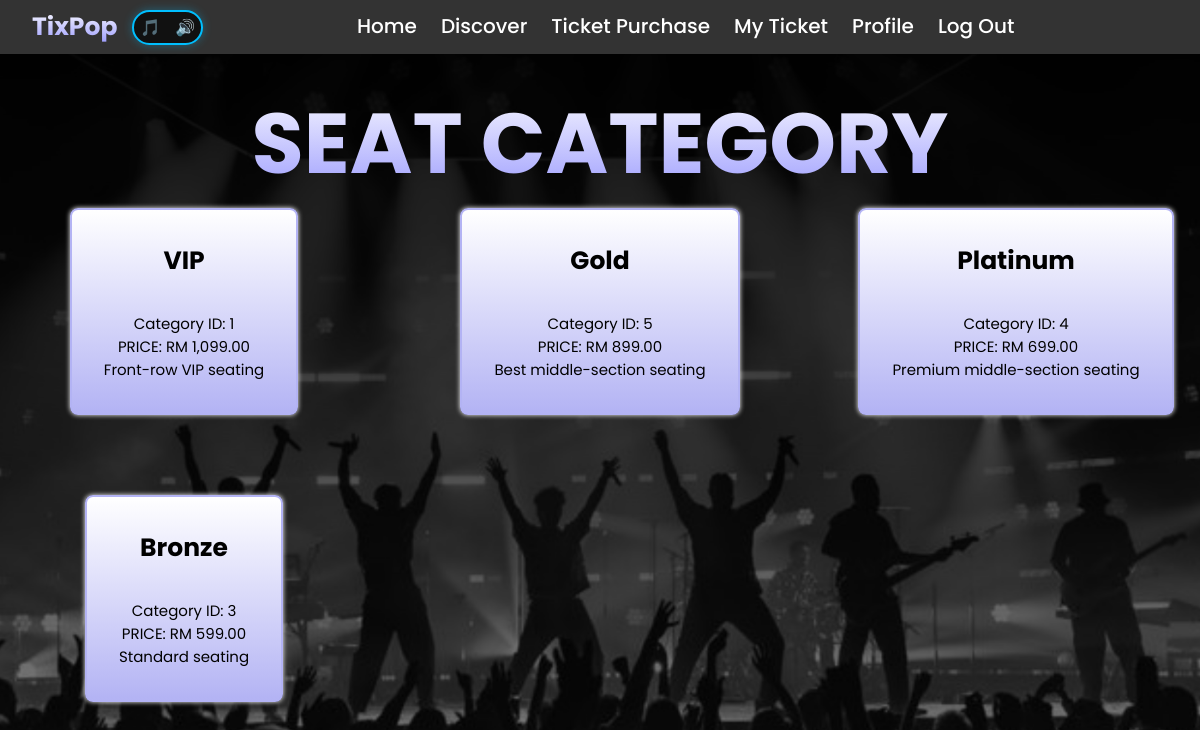
Page /seatCategory.php on the committed database.
### tables this page shows
CREATE TABLE `category` (
  `Category_ID` int(10) UNSIGNED NOT NULL,
  `Price` decimal(10,2) NOT NULL DEFAULT 0.00,
  `Category_type` varchar(100) NOT NULL,
  `description` text DEFAULT NULL
);

### seatCategory.php (the view, shortened to what this page needs)
<?php
require_once __DIR__ . '/db.php';
?>
<!DOCTYPE html>
<html lang="en">
  <head>
    <link rel="stylesheet" href="style.css" />
    <link
      href="https://unpkg.com/boxicons@2.1.4/css/boxicons.min.css"
      rel="stylesheet"
    />
  </head>
  <body class="home-page">
    <nav class="navbar">
      <div class="logo">TixPop</div>
      <div class="audio-player">
        <button id="musicNote">🎵</button>
        <button id="muteBtn">🔇</button>
      </div>
      <div class="nav-links">
        <a href="home.php">Home</a>
        <a href="discover.php">Discover</a>
        <a href="ticketpurchase.php">Ticket Purchase</a>
        <a href="viewTicket.php">My Ticket</a>
  <a href="profile.php">Profile</a>
  <a href="logout.php">Log Out</a>
      </div>
    </nav>
    <div class="title">
      <h1>SEAT CATEGORY</h1>
    </div>
    <div class="category-box">
      <?php
      try {
        $cats = $pdo->query('SELECT Category_ID, Category_type, Price, description FROM category ORDER BY Price DESC')->fetchAll();
      } catch (Exception $e) {
        $cats = [];
      }
      if (empty($cats)) {
        echo '<p>No categories available.</p>';
      } else {
        foreach ($cats as $c) {
          echo '<div class="category-card">';
          echo '<h3>' . htmlspecialchars($c['Category_type']) . '</h3>';
          echo '<p>Category ID: ' . (int)$c['Category_ID'] . '<br />PRICE: RM ' . number_format($c['Price'],2) . '<br />' . htmlspecialchars($c['description'] ?? '') . '</p>';
          echo '</div>';
        }
      }
      ?>
    </div>
  </body>
</html>

### style.css (style rules this page uses)
* { margin: 0; padding: 0; box-sizing: border-box; font-family: "Poppins"; }
.home-page { display: flex; flex-direction: column; justify-content: flex-start; align-items: center; min-height: 100vh; background: url(image/bg2.png); background-size: cover; background-position: center; padding-top: 80px; }
.navbar { position: fixed; top: 0; width: 100%; display: flex; align-items: center; background-color: #333; padding: 0.5rem 2rem; z-index: 1000; }
.nav-links { display: flex; gap: 1.5rem; margin: auto; }
.nav-links a { font-size: 20px; color: white; font-weight: 500; transition: 0.3s ease-in-out; border-bottom: 3px solid transparent; text-decoration: none; }
.logo { left: 1rem; font-size: 25px; margin-right: 0; font-weight: bold; background-image: linear-gradient(white, rgb(148, 148, 254)); color: transparent; background-clip: text; }
.audio-player { background: #111; border: 2px solid #00bfff; margin-left: 15px; border-radius: 50px; padding: 2px 6px; display: flex; align-items: center; gap: 15px; box-shadow: 0 0 10px #00bfff55; height: 35px; }
.audio-player button { background: none; border: none; color: #00bfff; font-size: 1rem; cursor: pointer; transition: color 0.2s ease; }
.title h1 { font-size: 85px; text-align: center; background-image: linear-gradient(white, rgb(148, 148, 254)); color: transparent; background-clip: text; }
a { text-decoration: none; }
.category-box { display: grid; width: 100vw; max-width: 1200px; margin: 0 auto; grid-template-columns: repeat(auto-fit, minmax(300px, 1fr)); place-items: center; gap: 3rem; row-gap: 5rem; }
.category-card { height: auto; width: auto; display: flex; flex-direction: column; align-items: center; justify-content: flex-start; text-align: center; background-image: linear-gradient(white, rgb(179, 179, 244)); border: 2px solid rgb(179, 179, 244); border-radius: 0.5rem; gap: 2rem; padding: 2rem; overflow: hidden; cursor: pointer; box-shadow: 0 0 5px white; transition: 0.3s ease-in-out; box-sizing: border-box; }
.category-card h3 { font-size: 25px; }
.category-card p { font-size: 15px; }

### rows in the picture
category: Category_type "VIP", Category_ID "1", Price "1,099.00", description "Front-row VIP seating"
category: Category_type "Gold", Category_ID "5", Price "899.00", description "Best middle-section seating"
category: Category_type "Platinum", Category_ID "4", Price "699.00", description "Premium middle-section seating"
category: Category_type "Bronze", Category_ID "3", Price "599.00", description "Standard seating"
